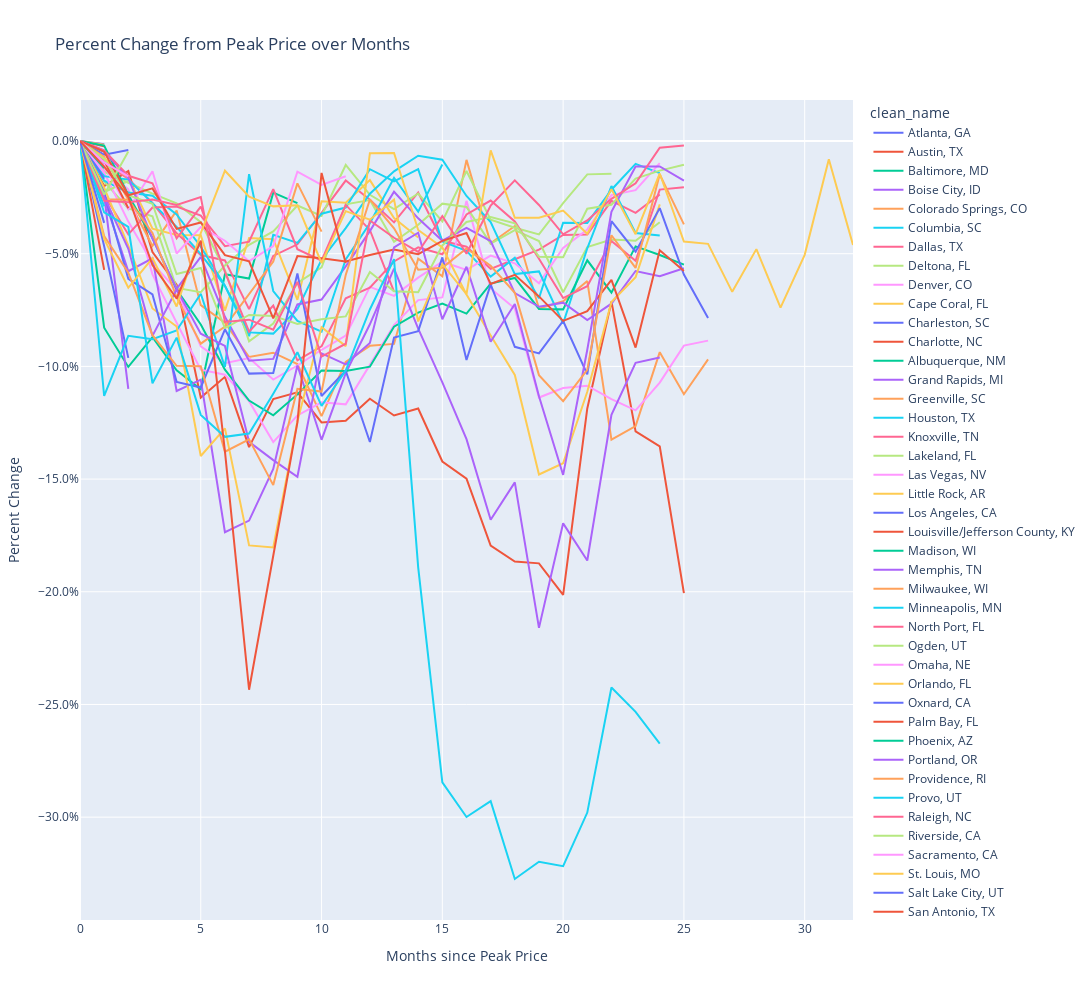

Notebook source saved alongside this figure:
### Code cell
# Create the Plotly chart
p = p.merge(markets[['clean_name', 'parcl_id']], on='parcl_id', how='inner')
fig = px.line(p.loc[p['peak_date']!='2024-06-01'], x='time_since_peak', y='pct_change_since_peak', title='Percent Change from Peak Price over Months', color='clean_name')

# Format the Y-axis as a percentage
fig.update_layout(
    yaxis_tickformat='.1%',
    xaxis_title='Months since Peak Price',
    yaxis_title='Percent Change',
    width=1600,
    height=1000
)

# Show the chart
fig.show()

### Figure 1 — Plotly figure (JSON) as saved in the notebook; plotly's stock layout.template omitted (floating-point values rounded to 4 significant figures)
{"data": [{"hovertemplate": "clean_name=Atlanta, GA<br>time_since_peak=%{x}<br>pct_change_since_peak=%{y}<extra></extra>", "legendgroup": "Atlanta, GA", "line": {"color": "#636efa", "dash": "solid"}, "marker": {"symbol": "circle"}, "mode": "lines", "name": "Atlanta, GA", "orientation": "v", "showlegend": true, "type": "scatter", "x": [0, 1, 2], "xaxis": "x", "y": [0, -0.006091, -0.003993], "yaxis": "y"}, {"hovertemplate": "clean_name=Austin, TX<br>time_since_peak=%{x}<br>pct_change_since_peak=%{y}<extra></extra>", "legendgroup": "Austin, TX", "line": {"color": "#EF553B", "dash": "solid"}, "marker": {"symbol": "circle"}, "mode": "lines", "name": "Austin, TX", "orientation": "v", "showlegend": true, "type": "scatter", "x": [0, 1, 2, 3, 4, 5, 6, 7, 8, 9, 10, 11, 12, 13, 14, 15, 16, 17, 18, 19, 20, 21, 22, 23, 24, 25], "xaxis": "x", "y": [0, -0.02, -0.01337, -0.04932, -0.0637, -0.1138, -0.1046, -0.1358, -0.1145, -0.1115, -0.1249, -0.1241, -0.1144, -0.1218, -0.1187, -0.1422, -0.1498, -0.1796, -0.1866, -0.1874, -0.2013, -0.1187, -0.07117, -0.1289, -0.1355, -0.2006], "yaxis": "y"}, {"hovertemplate": "clean_name=Baltimore, MD<br>time_since_peak=%{x}<br>pct_change_since_peak=%{y}<extra></extra>", "legendgroup": "Baltimore, MD", "line": {"color": "#00cc96", "dash": "solid"}, "marker": {"symbol": "circle"}, "mode": "lines", "name": "Baltimore, MD", "orientation": "v", "showlegend": true, "type": "scatter", "x": [0, 1, 2, 3, 4, 5, 6, 7, 8, 9], "xaxis": "x", "y": [0, -0.08284, -0.1002, -0.08702, -0.1018, -0.1102, -0.0591, -0.06102, -0.0229, -0.02754], "yaxis": "y"}, {"hovertemplate": "clean_name=Boise City, ID<br>time_since_peak=%{x}<br>pct_change_since_peak=%{y}<extra></extra>", "legendgroup": "Boise City, ID", "line": {"color": "#ab63fa", "dash": "solid"}, "marker": {"symbol": "circle"}, "mode": "lines", "name": "Boise City, ID", "orientation": "v", "showlegend": true, "type": "scatter", "x": [0, 1, 2], "xaxis": "x", "y": [0, -0.02409, -0.11], "yaxis": "y"}, {"hovertemplate": "clean_name=Colorado Springs, CO<br>time_since_peak=%{x}<br>pct_change_since_peak=%{y}<extra></extra>", "legendgroup": "Colorado Springs, CO", "line": {"color": "#FFA15A", "dash": "solid"}, "marker": {"symbol": "circle"}, "mode": "lines", "name": "Colorado Springs, CO", "orientation": "v", "showlegend": true, "type": "scatter", "x": [0, 1, 2, 3, 4, 5, 6, 7, 8, 9, 10, 11, 12, 13, 14, 15, 16, 17, 18, 19, 20, 21, 22, 23, 24, 25, 26], "xaxis": "x", "y": [0, -0.007069, -0.02603, -0.04655, -0.03089, -0.07283, -0.08063, -0.09582, -0.09393, -0.09897, -0.1221, -0.09799, -0.09089, -0.09002, -0.0522, -0.06003, -0.008374, -0.04539, -0.03774, -0.07435, -0.07109, -0.06214, -0.1325, -0.1265, -0.09368, -0.1123, -0.09687], "yaxis": "y"}, {"hovertemplate": "clean_name=Columbia, SC<br>time_since_peak=%{x}<br>pct_change_since_peak=%{y}<extra></extra>", "legendgroup": "Columbia, SC", "line": {"color": "#19d3f3", "dash": "solid"}, "marker": {"symbol": "circle"}, "mode": "lines", "name": "Columbia, SC", "orientation": "v", "showlegend": true, "type": "scatter", "x": [0, 1], "xaxis": "x", "y": [0, -0.02897], "yaxis": "y"}, {"hovertemplate": "clean_name=Dallas, TX<br>time_since_peak=%{x}<br>pct_change_since_peak=%{y}<extra></extra>", "legendgroup": "Dallas, TX", "line": {"color": "#FF6692", "dash": "solid"}, "marker": {"symbol": "circle"}, "mode": "lines", "name": "Dallas, TX", "orientation": "v", "showlegend": true, "type": "scatter", "x": [0, 1, 2, 3, 4, 5, 6, 7, 8, 9, 10, 11, 12, 13, 14, 15, 16, 17, 18, 19, 20, 21, 22, 23, 24], "xaxis": "x", "y": [0, -0.009528, -0.01677, -0.02746, -0.04093, -0.0506, -0.05298, -0.07462, -0.05099, -0.04584, -0.03189, -0.01755, -0.0261, -0.03612, -0.02285, -0.04428, -0.04691, -0.05673, -0.05245, -0.04822, -0.04171, -0.04151, -0.02654, -0.03189, -0.02372], "yaxis": "y"}, {"hovertemplate": "clean_name=Deltona, FL<br>time_since_peak=%{x}<br>pct_change_since_peak=%{y}<extra></extra>", "legendgroup": "Deltona, FL", "line": {"color": "#B6E880", "dash": "solid"}, "marker": {"symbol": "circle"}, "mode": "lines", "name": "Deltona, FL", "orientation": "v", "showlegend": true, "type": "scatter", "x": [0, 1, 2, 3, 4, 5, 6, 7, 8, 9, 10, 11, 12, 13, 14, 15, 16, 17, 18, 19, 20, 21, 22], "xaxis": "x", "y": [0, -0.01805, -0.02989, -0.03346, -0.0652, -0.0671, -0.05527, -0.04608, -0.04009, -0.02863, -0.03323, -0.01063, -0.02385, -0.03021, -0.0233, -0.03569, -0.01332, -0.03494, -0.03847, -0.04144, -0.02752, -0.0148, -0.01453], "yaxis": "y"}, {"hovertemplate": "clean_name=Denver, CO<br>time_since_peak=%{x}<br>pct_change_since_peak=%{y}<extra></extra>", "legendgroup": "Denver, CO", "line": {"color": "#FF97FF", "dash": "solid"}, "marker": {"symbol": "circle"}, "mode": "lines", "name": "Denver, CO", "orientation": "v", "showlegend": true, "type": "scatter", "x": [0, 1, 2, 3, 4, 5, 6, 7, 8, 9, 10, 11, 12, 13, 14, 15, 16, 17, 18, 19, 20, 21, 22, 23, 24, 25, 26], "xaxis": "x", "y": [0, -0.01271, -0.02147, -0.05918, -0.08062, -0.1015, -0.1037, -0.1154, -0.1336, -0.1218, -0.1159, -0.1168, -0.09933, -0.08167, -0.07058, -0.06939, -0.02656, -0.06541, -0.07434, -0.1138, -0.1096, -0.1086, -0.1145, -0.1195, -0.1072, -0.09078, -0.08857], "yaxis": "y"}, {"hovertemplate": "clean_name=Cape Coral, FL<br>time_since_peak=%{x}<br>pct_change_since_peak=%{y}<extra></extra>", "legendgroup": "Cape Coral, FL", "line": {"color": "#FECB52", "dash": "solid"}, "marker": {"symbol": "circle"}, "mode": "lines", "name": "Cape Coral, FL", "orientation": "v", "showlegend": true, "type": "scatter", "x": [0, 1, 2, 3, 4, 5, 6, 7, 8, 9, 10, 11, 12, 13, 14], "xaxis": "x", "y": [0, -0.007624, -0.01637, -0.0389, -0.0417, -0.04182, -0.07525, -0.04307, -0.04359, -0.07047, -0.02675, -0.02744, -0.01736, -0.0342, -0.04282], "yaxis": "y"}, {"hovertemplate": "clean_name=Charleston, SC<br>time_since_peak=%{x}<br>pct_change_since_peak=%{y}<extra></extra>", "legendgroup": "Charleston, SC", "line": {"color": "#636efa", "dash": "solid"}, "marker": {"symbol": "circle"}, "mode": "lines", "name": "Charleston, SC", "orientation": "v", "showlegend": true, "type": "scatter", "x": [0, 1, 2], "xaxis": "x", "y": [0, -0.04667, -0.09622], "yaxis": "y"}, {"hovertemplate": "clean_name=Charlotte, NC<br>time_since_peak=%{x}<br>pct_change_since_peak=%{y}<extra></extra>", "legendgroup": "Charlotte, NC", "line": {"color": "#EF553B", "dash": "solid"}, "marker": {"symbol": "circle"}, "mode": "lines", "name": "Charlotte, NC", "orientation": "v", "showlegend": true, "type": "scatter", "x": [0, 1], "xaxis": "x", "y": [0, -0.002355], "yaxis": "y"}, {"hovertemplate": "clean_name=Albuquerque, NM<br>time_since_peak=%{x}<br>pct_change_since_peak=%{y}<extra></extra>", "legendgroup": "Albuquerque, NM", "line": {"color": "#00cc96", "dash": "solid"}, "marker": {"symbol": "circle"}, "mode": "lines", "name": "Albuquerque, NM", "orientation": "v", "showlegend": true, "type": "scatter", "x": [0, 1], "xaxis": "x", "y": [0, -0.01006], "yaxis": "y"}, {"hovertemplate": "clean_name=Grand Rapids, MI<br>time_since_peak=%{x}<br>pct_change_since_peak=%{y}<extra></extra>", "legendgroup": "Grand Rapids, MI", "line": {"color": "#ab63fa", "dash": "solid"}, "marker": {"symbol": "circle"}, "mode": "lines", "name": "Grand Rapids, MI", "orientation": "v", "showlegend": true, "type": "scatter", "x": [0, 1, 2], "xaxis": "x", "y": [0, -0.004144, -0.0161], "yaxis": "y"}, {"hovertemplate": "clean_name=Greenville, SC<br>time_since_peak=%{x}<br>pct_change_since_peak=%{y}<extra></extra>", "legendgroup": "Greenville, SC", "line": {"color": "#FFA15A", "dash": "solid"}, "marker": {"symbol": "circle"}, "mode": "lines", "name": "Greenville, SC", "orientation": "v", "showlegend": true, "type": "scatter", "x": [0, 1], "xaxis": "x", "y": [0, -0.00876], "yaxis": "y"}, {"hovertemplate": "clean_name=Houston, TX<br>time_since_peak=%{x}<br>pct_change_since_peak=%{y}<extra></extra>", "legendgroup": "Houston, TX", "line": {"color": "#19d3f3", "dash": "solid"}, "marker": {"symbol": "circle"}, "mode": "lines", "name": "Houston, TX", "orientation": "v", "showlegend": true, "type": "scatter", "x": [0, 1, 2, 3, 4, 5, 6, 7, 8, 9, 10, 11, 12, 13, 14, 15, 16, 17, 18, 19, 20, 21, 22, 23, 24], "xaxis": "x", "y": [0, -0.01763, -0.02287, -0.02429, -0.03261, -0.04691, -0.06423, -0.0866, -0.04161, -0.04518, -0.03224, -0.02952, -0.01251, -0.01794, -0.01245, -0.04463, -0.04869, -0.06016, -0.05178, -0.06977, -0.03624, -0.03643, -0.02163, -0.01017, -0.01424], "yaxis": "y"}, {"hovertemplate": "clean_name=Knoxville, TN<br>time_since_peak=%{x}<br>pct_change_since_peak=%{y}<extra></extra>", "legendgroup": "Knoxville, TN", "line": {"color": "#FF6692", "dash": "solid"}, "marker": {"symbol": "circle"}, "mode": "lines", "name": "Knoxville, TN", "orientation": "v", "showlegend": true, "type": "scatter", "x": [0, 1], "xaxis": "x", "y": [0, -0.009266], "yaxis": "y"}, {"hovertemplate": "clean_name=Lakeland, FL<br>time_since_peak=%{x}<br>pct_change_since_peak=%{y}<extra></extra>", "legendgroup": "Lakeland, FL", "line": {"color": "#B6E880", "dash": "solid"}, "marker": {"symbol": "circle"}, "mode": "lines", "name": "Lakeland, FL", "orientation": "v", "showlegend": true, "type": "scatter", "x": [0, 1, 2, 3, 4, 5, 6, 7, 8, 9, 10, 11, 12, 13, 14, 15, 16, 17, 18, 19, 20, 21, 22, 23, 24], "xaxis": "x", "y": [0, -0.01367, -0.01853, -0.02334, -0.0277, -0.03605, -0.05732, -0.08892, -0.08097, -0.06294, -0.05606, -0.0281, -0.02618, -0.04471, -0.03717, -0.0278, -0.02927, -0.04552, -0.03955, -0.04436, -0.0671, -0.04704, -0.04375, -0.04426, -0.03605], "yaxis": "y"}, {"hovertemplate": "clean_name=Las Vegas, NV<br>time_since_peak=%{x}<br>pct_change_since_peak=%{y}<extra></extra>", "legendgroup": "Las Vegas, NV", "line": {"color": "#FF97FF", "dash": "solid"}, "marker": {"symbol": "circle"}, "mode": "lines", "name": "Las Vegas, NV", "orientation": "v", "showlegend": true, "type": "scatter", "x": [0, 1, 2, 3, 4, 5, 6, 7, 8, 9, 10, 11, 12, 13, 14, 15, 16, 17, 18, 19, 20, 21, 22, 23, 24], "xaxis": "x", "y": [0, -0.01401, -0.03577, -0.05422, -0.06617, -0.09111, -0.09855, -0.09629, -0.1058, -0.0996, -0.09263, -0.08637, -0.06473, -0.06873, -0.0606, -0.05356, -0.05721, -0.05083, -0.05426, -0.06317, -0.04744, -0.03923, -0.02401, -0.02183, -0.009808], "yaxis": "y"}, {"hovertemplate": "clean_name=Little Rock, AR<br>time_since_peak=%{x}<br>pct_change_since_peak=%{y}<extra></extra>", "legendgroup": "Little Rock, AR", "line": {"color": "#FECB52", "dash": "solid"}, "marker": {"symbol": "circle"}, "mode": "lines", "name": "Little Rock, AR", "orientation": "v", "showlegend": true, "type": "scatter", "x": [0, 1], "xaxis": "x", "y": [0, -0.004723], "yaxis": "y"}, {"hovertemplate": "clean_name=Los Angeles, CA<br>time_since_peak=%{x}<br>pct_change_since_peak=%{y}<extra></extra>", "legendgroup": "Los Angeles, CA", "line": {"color": "#636efa", "dash": "solid"}, "marker": {"symbol": "circle"}, "mode": "lines", "name": "Los Angeles, CA", "orientation": "v", "showlegend": true, "type": "scatter", "x": [0, 1], "xaxis": "x", "y": [0, -0.001403], "yaxis": "y"}, {"hovertemplate": "clean_name=Louisville/Jefferson County, KY<br>time_since_peak=%{x}<br>pct_change_since_peak=%{y}<extra></extra>", "legendgroup": "Louisville/Jefferson County, KY", "line": {"color": "#EF553B", "dash": "solid"}, "marker": {"symbol": "circle"}, "mode": "lines", "name": "Louisville/Jefferson County, KY", "orientation": "v", "showlegend": true, "type": "scatter", "x": [0, 1], "xaxis": "x", "y": [0, -0.05717], "yaxis": "y"}, {"hovertemplate": "clean_name=Madison, WI<br>time_since_peak=%{x}<br>pct_change_since_peak=%{y}<extra></extra>", "legendgroup": "Madison, WI", "line": {"color": "#00cc96", "dash": "solid"}, "marker": {"symbol": "circle"}, "mode": "lines", "name": "Madison, WI", "orientation": "v", "showlegend": true, "type": "scatter", "x": [0, 1], "xaxis": "x", "y": [0, -0.004733], "yaxis": "y"}, {"hovertemplate": "clean_name=Memphis, TN<br>time_since_peak=%{x}<br>pct_change_since_peak=%{y}<extra></extra>", "legendgroup": "Memphis, TN", "line": {"color": "#ab63fa", "dash": "solid"}, "marker": {"symbol": "circle"}, "mode": "lines", "name": "Memphis, TN", "orientation": "v", "showlegend": true, "type": "scatter", "x": [0, 1, 2, 3, 4, 5, 6, 7, 8, 9, 10, 11, 12, 13, 14, 15, 16, 17, 18, 19, 20, 21, 22, 23, 24], "xaxis": "x", "y": [0, -0.02559, -0.05777, -0.05207, -0.1109, -0.1059, -0.1736, -0.1684, -0.1455, -0.09959, -0.1326, -0.103, -0.08133, -0.05662, -0.08323, -0.1071, -0.1323, -0.168, -0.1514, -0.216, -0.1696, -0.1861, -0.1214, -0.09843, -0.09606], "yaxis": "y"}, {"hovertemplate": "clean_name=Milwaukee, WI<br>time_since_peak=%{x}<br>pct_change_since_peak=%{y}<extra></extra>", "legendgroup": "Milwaukee, WI", "line": {"color": "#FFA15A", "dash": "solid"}, "marker": {"symbol": "circle"}, "mode": "lines", "name": "Milwaukee, WI", "orientation": "v", "showlegend": true, "type": "scatter", "x": [0, 1], "xaxis": "x", "y": [0, -0.02296], "yaxis": "y"}, {"hovertemplate": "clean_name=Minneapolis, MN<br>time_since_peak=%{x}<br>pct_change_since_peak=%{y}<extra></extra>", "legendgroup": "Minneapolis, MN", "line": {"color": "#19d3f3", "dash": "solid"}, "marker": {"symbol": "circle"}, "mode": "lines", "name": "Minneapolis, MN", "orientation": "v", "showlegend": true, "type": "scatter", "x": [0, 1, 2, 3, 4, 5, 6, 7, 8, 9, 10, 11, 12, 13, 14, 15, 16, 17, 18, 19, 20, 21, 22, 23, 24], "xaxis": "x", "y": [0, -0.0156, -0.01713, -0.02763, -0.03809, -0.05021, -0.06427, -0.08492, -0.08546, -0.07464, -0.05269, -0.03863, -0.02339, -0.01348, -0.006536, -0.008294, -0.02438, -0.03597, -0.05905, -0.05787, -0.08095, -0.0476, -0.01997, -0.04079, -0.04192], "yaxis": "y"}, {"hovertemplate": "clean_name=North Port, FL<br>time_since_peak=%{x}<br>pct_change_since_peak=%{y}<extra></extra>", "legendgroup": "North Port, FL", "line": {"color": "#FF6692", "dash": "solid"}, "marker": {"symbol": "circle"}, "mode": "lines", "name": "North Port, FL", "orientation": "v", "showlegend": true, "type": "scatter", "x": [0, 1, 2, 3, 4, 5, 6, 7, 8, 9, 10, 11, 12, 13], "xaxis": "x", "y": [0, -0.02383, -0.04145, -0.02952, -0.02908, -0.03307, -0.04667, -0.04464, -0.02136, -0.04801, -0.05306, -0.02836, -0.03946, -0.0668], "yaxis": "y"}, {"hovertemplate": "clean_name=Ogden, UT<br>time_since_peak=%{x}<br>pct_change_since_peak=%{y}<extra></extra>", "legendgroup": "Ogden, UT", "line": {"color": "#B6E880", "dash": "solid"}, "marker": {"symbol": "circle"}, "mode": "lines", "name": "Ogden, UT", "orientation": "v", "showlegend": true, "type": "scatter", "x": [0, 1, 2], "xaxis": "x", "y": [0, -0.02273, -0.01775], "yaxis": "y"}, {"hovertemplate": "clean_name=Omaha, NE<br>time_since_peak=%{x}<br>pct_change_since_peak=%{y}<extra></extra>", "legendgroup": "Omaha, NE", "line": {"color": "#FF97FF", "dash": "solid"}, "marker": {"symbol": "circle"}, "mode": "lines", "name": "Omaha, NE", "orientation": "v", "showlegend": true, "type": "scatter", "x": [0, 1, 2, 3, 4, 5, 6, 7, 8, 9, 10, 11], "xaxis": "x", "y": [0, -0.01076, -0.03033, -0.01343, -0.0499, -0.03816, -0.04424, -0.05332, -0.04658, -0.01359, -0.01951, -0.01565], "yaxis": "y"}, {"hovertemplate": "clean_name=Orlando, FL<br>time_since_peak=%{x}<br>pct_change_since_peak=%{y}<extra></extra>", "legendgroup": "Orlando, FL", "line": {"color": "#FECB52", "dash": "solid"}, "marker": {"symbol": "circle"}, "mode": "lines", "name": "Orlando, FL", "orientation": "v", "showlegend": true, "type": "scatter", "x": [0, 1], "xaxis": "x", "y": [0, -0.001615], "yaxis": "y"}, {"hovertemplate": "clean_name=Oxnard, CA<br>time_since_peak=%{x}<br>pct_change_since_peak=%{y}<extra></extra>", "legendgroup": "Oxnard, CA", "line": {"color": "#636efa", "dash": "solid"}, "marker": {"symbol": "circle"}, "mode": "lines", "name": "Oxnard, CA", "orientation": "v", "showlegend": true, "type": "scatter", "x": [0, 1], "xaxis": "x", "y": [0, -0.01673], "yaxis": "y"}, {"hovertemplate": "clean_name=Palm Bay, FL<br>time_since_peak=%{x}<br>pct_change_since_peak=%{y}<extra></extra>", "legendgroup": "Palm Bay, FL", "line": {"color": "#EF553B", "dash": "solid"}, "marker": {"symbol": "circle"}, "mode": "lines", "name": "Palm Bay, FL", "orientation": "v", "showlegend": true, "type": "scatter", "x": [0, 1, 2], "xaxis": "x", "y": [0, -0.008695, -0.02983], "yaxis": "y"}, {"hovertemplate": "clean_name=Phoenix, AZ<br>time_since_peak=%{x}<br>pct_change_since_peak=%{y}<extra></extra>", "legendgroup": "Phoenix, AZ", "line": {"color": "#00cc96", "dash": "solid"}, "marker": {"symbol": "circle"}, "mode": "lines", "name": "Phoenix, AZ", "orientation": "v", "showlegend": true, "type": "scatter", "x": [0, 1, 2, 3, 4, 5, 6, 7, 8, 9, 10, 11, 12, 13, 14, 15, 16, 17, 18, 19, 20, 21, 22, 23, 24, 25], "xaxis": "x", "y": [0, -0.002007, -0.02393, -0.04304, -0.06589, -0.08143, -0.1014, -0.1151, -0.1217, -0.1124, -0.1018, -0.102, -0.1001, -0.08236, -0.07615, -0.0721, -0.07656, -0.06325, -0.06076, -0.07452, -0.0747, -0.05292, -0.06727, -0.04675, -0.05058, -0.05486], "yaxis": "y"}, {"hovertemplate": "clean_name=Portland, OR<br>time_since_peak=%{x}<br>pct_change_since_peak=%{y}<extra></extra>", "legendgroup": "Portland, OR", "line": {"color": "#ab63fa", "dash": "solid"}, "marker": {"symbol": "circle"}, "mode": "lines", "name": "Portland, OR", "orientation": "v", "showlegend": true, "type": "scatter", "x": [0, 1, 2, 3, 4, 5, 6, 7, 8, 9, 10, 11, 12, 13, 14, 15, 16, 17, 18, 19, 20, 21, 22, 23, 24, 25], "xaxis": "x", "y": [0, -0.004687, -0.01637, -0.04326, -0.06555, -0.05137, -0.07801, -0.09747, -0.09667, -0.07252, -0.07036, -0.05563, -0.03999, -0.02251, -0.03432, -0.04425, -0.03854, -0.04437, -0.0675, -0.07354, -0.07172, -0.07943, -0.07218, -0.05769, -0.06004, -0.05646], "yaxis": "y"}, {"hovertemplate": "clean_name=Providence, RI<br>time_since_peak=%{x}<br>pct_change_since_peak=%{y}<extra></extra>", "legendgroup": "Providence, RI", "line": {"color": "#FFA15A", "dash": "solid"}, "marker": {"symbol": "circle"}, "mode": "lines", "name": "Providence, RI", "orientation": "v", "showlegend": true, "type": "scatter", "x": [0, 1, 2, 3, 4, 5, 6, 7, 8, 9, 10], "xaxis": "x", "y": [0, -0.02582, -0.02603, -0.04079, -0.06938, -0.08991, -0.08234, -0.06815, -0.05347, -0.01882, -0.04019], "yaxis": "y"}, {"hovertemplate": "clean_name=Provo, UT<br>time_since_peak=%{x}<br>pct_change_since_peak=%{y}<extra></extra>", "legendgroup": "Provo, UT", "line": {"color": "#19d3f3", "dash": "solid"}, "marker": {"symbol": "circle"}, "mode": "lines", "name": "Provo, UT", "orientation": "v", "showlegend": true, "type": "scatter", "x": [0, 1, 2, 3, 4, 5, 6, 7, 8, 9, 10, 11, 12, 13, 14, 15], "xaxis": "x", "y": [0, -0.1131, -0.08643, -0.08798, -0.08406, -0.06778, -0.1003, -0.01473, -0.06656, -0.0798, -0.08461, -0.05253, -0.0365, -0.01632, -0.03134, -0.01041], "yaxis": "y"}, {"hovertemplate": "clean_name=Raleigh, NC<br>time_since_peak=%{x}<br>pct_change_since_peak=%{y}<extra></extra>", "legendgroup": "Raleigh, NC", "line": {"color": "#FF6692", "dash": "solid"}, "marker": {"symbol": "circle"}, "mode": "lines", "name": "Raleigh, NC", "orientation": "v", "showlegend": true, "type": "scatter", "x": [0, 1, 2, 3, 4, 5, 6, 7, 8, 9, 10, 11, 12, 13, 14, 15, 16, 17, 18, 19, 20, 21, 22, 23, 24, 25], "xaxis": "x", "y": [0, -0.004294, -0.01544, -0.01873, -0.04317, -0.02915, -0.05807, -0.08456, -0.07305, -0.09735, -0.0911, -0.06981, -0.0651, -0.05345, -0.04719, -0.05025, -0.03257, -0.02641, -0.03573, -0.05222, -0.06967, -0.06442, -0.04436, -0.05318, -0.02156, -0.02051], "yaxis": "y"}, {"hovertemplate": "clean_name=Riverside, CA<br>time_since_peak=%{x}<br>pct_change_since_peak=%{y}<extra></extra>", "legendgroup": "Riverside, CA", "line": {"color": "#B6E880", "dash": "solid"}, "marker": {"symbol": "circle"}, "mode": "lines", "name": "Riverside, CA", "orientation": "v", "showlegend": true, "type": "scatter", "x": [0, 1, 2, 3, 4, 5, 6, 7, 8, 9, 10, 11, 12, 13, 14, 15, 16, 17, 18, 19, 20, 21, 22, 23, 24, 25], "xaxis": "x", "y": [0, -0.008049, -0.02399, -0.02785, -0.05902, -0.05634, -0.08305, -0.07719, -0.07759, -0.0812, -0.07907, -0.07784, -0.05813, -0.06664, -0.06714, -0.04635, -0.0359, -0.03377, -0.03654, -0.05132, -0.05159, -0.03004, -0.02828, -0.01668, -0.01314, -0.01052], "yaxis": "y"}, {"hovertemplate": "clean_name=Sacramento, CA<br>time_since_peak=%{x}<br>pct_change_since_peak=%{y}<extra></extra>", "legendgroup": "Sacramento, CA", "line": {"color": "#FF97FF", "dash": "solid"}, "marker": {"symbol": "circle"}, "mode": "lines", "name": "Sacramento, CA", "orientation": "v", "showlegend": true, "type": "scatter", "x": [0, 1], "xaxis": "x", "y": [0, -0.01428], "yaxis": "y"}, {"hovertemplate": "clean_name=St. Louis, MO<br>time_since_peak=%{x}<br>pct_change_since_peak=%{y}<extra></extra>", "legendgroup": "St. Louis, MO", "line": {"color": "#FECB52", "dash": "solid"}, "marker": {"symbol": "circle"}, "mode": "lines", "name": "St. Louis, MO", "orientation": "v", "showlegend": true, "type": "scatter", "x": [0, 1, 2, 3, 4, 5, 6, 7, 8, 9, 10, 11, 12, 13, 14, 15, 16, 17, 18, 19, 20, 21, 22, 23, 24], "xaxis": "x", "y": [0, -0.02075, -0.04637, -0.07431, -0.08228, -0.1398, -0.1275, -0.1794, -0.1804, -0.1244, -0.08258, -0.09102, -0.00541, -0.00535, -0.03947, -0.04726, -0.06807, -0.08632, -0.1038, -0.148, -0.143, -0.1113, -0.07146, -0.06046, -0.02812], "yaxis": "y"}, {"hovertemplate": "clean_name=Salt Lake City, UT<br>time_since_peak=%{x}<br>pct_change_since_peak=%{y}<extra></extra>", "legendgroup": "Salt Lake City, UT", "line": {"color": "#636efa", "dash": "solid"}, "marker": {"symbol": "circle"}, "mode": "lines", "name": "Salt Lake City, UT", "orientation": "v", "showlegend": true, "type": "scatter", "x": [0, 1, 2, 3, 4, 5, 6, 7, 8, 9, 10, 11, 12, 13, 14, 15, 16, 17, 18, 19, 20, 21, 22, 23, 24, 25, 26], "xaxis": "x", "y": [0, -0.02292, -0.06112, -0.06805, -0.1069, -0.1094, -0.08354, -0.1032, -0.1029, -0.05877, -0.1131, -0.1019, -0.1335, -0.08716, -0.08438, -0.05165, -0.09713, -0.06362, -0.09133, -0.09423, -0.07985, -0.1036, -0.03556, -0.04913, -0.02978, -0.05924, -0.07852], "yaxis": "y"}, {"hovertemplate": "clean_name=San Antonio, TX<br>time_since_peak=%{x}<br>pct_change_since_peak=%{y}<extra></extra>", "legendgroup": "San Antonio, TX", "line": {"color": "#EF553B", "dash": "solid"}, "marker": {"symbol": "circle"}, "mode": "lines", "name": "San Antonio, TX", "orientation": "v", "showlegend": true, "type": "scatter", "x": [0, 1, 2, 3, 4, 5, 6, 7, 8, 9, 10, 11, 12, 13, 14, 15, 16, 17, 18, 19, 20, 21, 22, 23, 24, 25], "xaxis": "x", "y": [0, -0.004751, -0.0241, -0.02103, -0.03899, -0.03616, -0.05064, -0.05336, -0.07868, -0.05105, -0.05197, -0.05342, -0.05058, -0.04815, -0.05023, -0.04432, -0.04085, -0.06345, -0.05939, -0.06895, -0.07978, -0.0755, -0.06159, -0.09166, -0.0485, -0.05771], "yaxis": "y"}, {"hovertemplate": "clean_name=San Diego, CA<br>time_since_peak=%{x}<br>pct_change_since_peak=%{y}<extra></extra>", "legendgroup": "San Diego, CA", "line": {"color": "#00cc96", "dash": "solid"}, "marker": {"symbol": "circle"}, "mode": "lines", "name": "San Diego, CA", "orientation": "v", "showlegend": true, "type": "scatter", "x": [0, 1], "xaxis": "x", "y": [0, -0.01198], "yaxis": "y"}, {"hovertemplate": "clean_name=San Francisco, CA<br>time_since_peak=%{x}<br>pct_change_since_peak=%{y}<extra></extra>", "legendgroup": "San Francisco, CA", "line": {"color": "#ab63fa", "dash": "solid"}, "marker": {"symbol": "circle"}, "mode": "lines", "name": "San Francisco, CA", "orientation": "v", "showlegend": true, "type": "scatter", "x": [0, 1, 2, 3, 4, 5, 6, 7, 8, 9, 10, 11, 12, 13, 14, 15, 16, 17, 18, 19, 20, 21, 22, 23, 24, 25], "xaxis": "x", "y": [0, -0.02475, -0.04783, -0.08647, -0.06589, -0.08548, -0.09093, -0.1335, -0.1416, -0.149, -0.0942, -0.0991, -0.08957, -0.04718, -0.04071, -0.07909, -0.0558, -0.08904, -0.07233, -0.1133, -0.1482, -0.0926, -0.03144, -0.01136, -0.0113, -0.01754], "yaxis": "y"}, {"hovertemplate": "clean_name=Seattle, WA<br>time_since_peak=%{x}<br>pct_change_since_peak=%{y}<extra></extra>", "legendgroup": "Seattle, WA", "line": {"color": "#FFA15A", "dash": "solid"}, "marker": {"symbol": "circle"}, "mode": "lines", "name": "Seattle, WA", "orientation": "v", "showlegend": true, "type": "scatter", "x": [0, 1, 2, 3, 4, 5, 6, 7, 8, 9, 10, 11, 12, 13, 14, 15, 16, 17, 18, 19, 20, 21, 22, 23, 24, 25], "xaxis": "x", "y": [0, -0.04216, -0.05845, -0.08615, -0.09972, -0.09989, -0.1379, -0.1324, -0.1527, -0.11, -0.1112, -0.05941, -0.02593, -0.03873, -0.05708, -0.05626, -0.04766, -0.05533, -0.06736, -0.1039, -0.1154, -0.1016, -0.04181, -0.05631, -0.01481, -0.03698], "yaxis": "y"}, {"hovertemplate": "clean_name=Spokane, WA<br>time_since_peak=%{x}<br>pct_change_since_peak=%{y}<extra></extra>", "legendgroup": "Spokane, WA", "line": {"color": "#19d3f3", "dash": "solid"}, "marker": {"symbol": "circle"}, "mode": "lines", "name": "Spokane, WA", "orientation": "v", "showlegend": true, "type": "scatter", "x": [0, 1, 2, 3, 4, 5, 6, 7, 8, 9, 10, 11, 12, 13, 14, 15, 16, 17, 18, 19, 20, 21, 22, 23, 24], "xaxis": "x", "y": [0, -0.0317, -0.03815, -0.1075, -0.08723, -0.1215, -0.1313, -0.1298, -0.1121, -0.09371, -0.1175, -0.1018, -0.07476, -0.05243, -0.1892, -0.2846, -0.2999, -0.2929, -0.3274, -0.3198, -0.3217, -0.298, -0.2425, -0.2533, -0.2674], "yaxis": "y"}, {"hovertemplate": "clean_name=Stockton, CA<br>time_since_peak=%{x}<br>pct_change_since_peak=%{y}<extra></extra>", "legendgroup": "Stockton, CA", "line": {"color": "#FF6692", "dash": "solid"}, "marker": {"symbol": "circle"}, "mode": "lines", "name": "Stockton, CA", "orientation": "v", "showlegend": true, "type": "scatter", "x": [0, 1, 2, 3, 4, 5, 6, 7, 8, 9, 10, 11, 12, 13, 14, 15, 16, 17, 18, 19, 20, 21, 22, 23, 24, 25], "xaxis": "x", "y": [0, -0.02652, -0.02712, -0.02591, -0.02839, -0.02486, -0.08025, -0.07927, -0.08375, -0.06251, -0.09568, -0.08995, -0.03526, -0.04293, -0.04922, -0.03332, -0.05002, -0.02865, -0.01746, -0.02836, -0.0414, -0.03523, -0.02566, -0.01876, -0.002957, -0.001971], "yaxis": "y"}, {"hovertemplate": "clean_name=Tampa, FL<br>time_since_peak=%{x}<br>pct_change_since_peak=%{y}<extra></extra>", "legendgroup": "Tampa, FL", "line": {"color": "#B6E880", "dash": "solid"}, "marker": {"symbol": "circle"}, "mode": "lines", "name": "Tampa, FL", "orientation": "v", "showlegend": true, "type": "scatter", "x": [0, 1, 2], "xaxis": "x", "y": [0, -0.0238, -0.004691], "yaxis": "y"}, {"hovertemplate": "clean_name=Tucson, AZ<br>time_since_peak=%{x}<br>pct_change_since_peak=%{y}<extra></extra>", "legendgroup": "Tucson, AZ", "line": {"color": "#FF97FF", "dash": "solid"}, "marker": {"symbol": "circle"}, "mode": "lines", "name": "Tucson, AZ", "orientation": "v", "showlegend": true, "type": "scatter", "x": [0, 1, 2], "xaxis": "x", "y": [0, -0.009473, -0.01566], "yaxis": "y"}, {"hovertemplate": "clean_name=Urban Honolulu, HI<br>time_since_peak=%{x}<br>pct_change_since_peak=%{y}<extra></extra>", "legendgroup": "Urban Honolulu, HI", "line": {"color": "#FECB52", "dash": "solid"}, "marker": {"symbol": "circle"}, "mode": "lines", "name": "Urban Honolulu, HI", "orientation": "v", "showlegend": true, "type": "scatter", "x": [0, 1, 2, 3, 4, 5, 6, 7, 8, 9, 10, 11, 12, 13, 14, 15, 16, 17, 18, 19, 20, 21, 22, 23, 24, 25, 26, 27, 28, 29, 30, 31, 32], "xaxis": "x", "y": [0, -0.04346, -0.06511, -0.05197, -0.07341, -0.04091, -0.01319, -0.0247, -0.029, -0.02847, -0.05413, -0.03113, -0.03491, -0.02602, -0.08006, -0.0546, -0.06794, -0.004178, -0.03408, -0.03405, -0.0309, -0.04119, -0.02136, -0.04135, -0.01442, -0.0446, -0.04562, -0.06692, -0.04798, -0.07392, -0.0505, -0.008082, -0.04612], "yaxis": "y"}, {"hovertemplate": "clean_name=Washington, DC<br>time_since_peak=%{x}<br>pct_change_since_peak=%{y}<extra></extra>", "legendgroup": "Washington, DC", "line": {"color": "#636efa", "dash": "solid"}, "marker": {"symbol": "circle"}, "mode": "lines", "name": "Washington, DC", "orientation": "v", "showlegend": true, "type": "scatter", "x": [0, 1], "xaxis": "x", "y": [0, -0.03634], "yaxis": "y"}, {"hovertemplate": "clean_name=Wichita, KS<br>time_since_peak=%{x}<br>pct_change_since_peak=%{y}<extra></extra>", "legendgroup": "Wichita, KS", "line": {"color": "#EF553B", "dash": "solid"}, "marker": {"symbol": "circle"}, "mode": "lines", "name": "Wichita, KS", "orientation": "v", "showlegend": true, "type": "scatter", "x": [0, 1, 2, 3, 4, 5, 6, 7, 8, 9, 10, 11], "xaxis": "x", "y": [0, -0.01137, -0.0248, -0.055, -0.06988, -0.04419, -0.1378, -0.2435, -0.184, -0.1249, -0.01415, -0.05417], "yaxis": "y"}], "layout": {"height": 1000, "legend": {"title": {"text": "clean_name"}, "tracegroupgap": 0}, "title": {"text": "Percent Change from Peak Price over Months"}, "width": 1600, "xaxis": {"anchor": "y", "domain": [0, 1], "title": {"text": "Months since Peak Price"}}, "yaxis": {"anchor": "x", "domain": [0, 1], "tickformat": ".1%", "title": {"text": "Percent Change"}}}}
